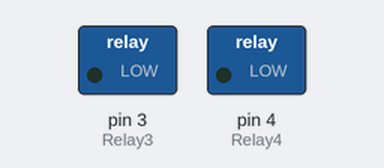
Simulated run of this sketch. Board: Arduino Uno, built with avr-gcc and run on an emulated ATmega328P. Shown: switched loads named in the sketch (green lamp = pin HIGH).

Above: at 1.0 s.
At 4.0 s:
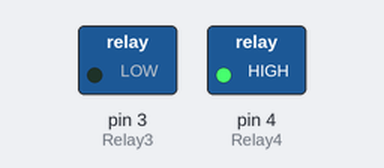
At 7.0 s:
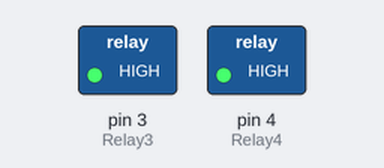
At 9.0 s:
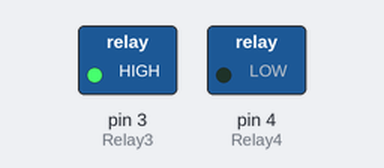
Timing chart, 0 to 10.4 s (numbered marks = the images above):
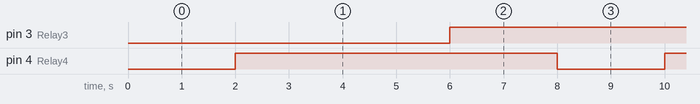

The sketch:

rele_ne_rab.ino
```cpp
int Relay4 = 4;
int Relay3 = 3;
void setup()
{
  pinMode(Relay4, OUTPUT);
 pinMode(Relay3 , OUTPUT);
}

void loop()
{
  digitalWrite(Relay4, LOW);   // реле включено
  delay(2000);
  digitalWrite(Relay4, HIGH);  // реле выключено
  delay(2000);
 digitalWrite(Relay3, LOW);   // реле включено
  delay(2000);
  digitalWrite(Relay3, HIGH);  // реле выключено
  delay(2000);
}
```

Measured:
- by itself, pin 3 (Relay3), pin 4 (Relay4): alternates HIGH for 6.0 s and LOW for 2.0 s
